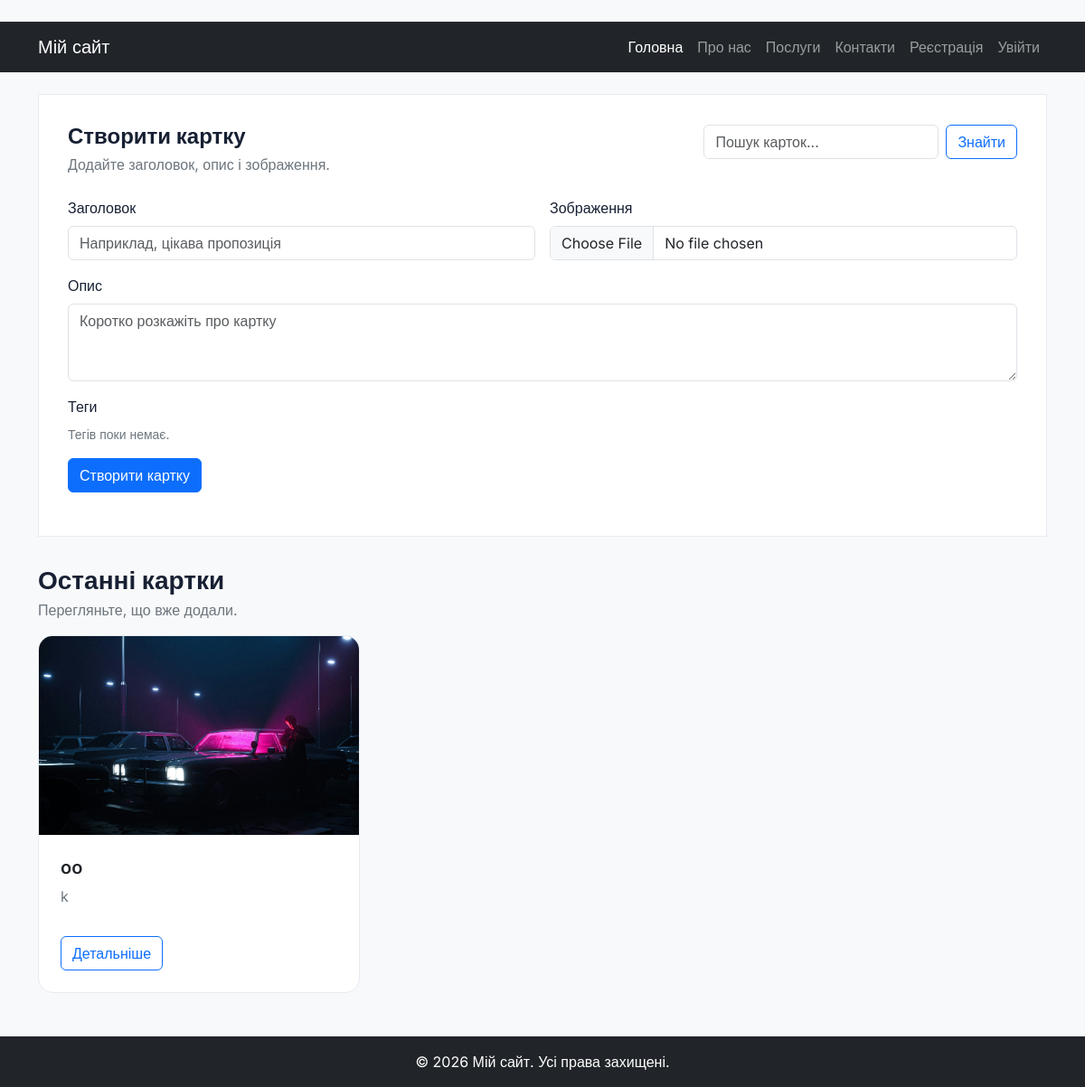
Before: / with the older database file.
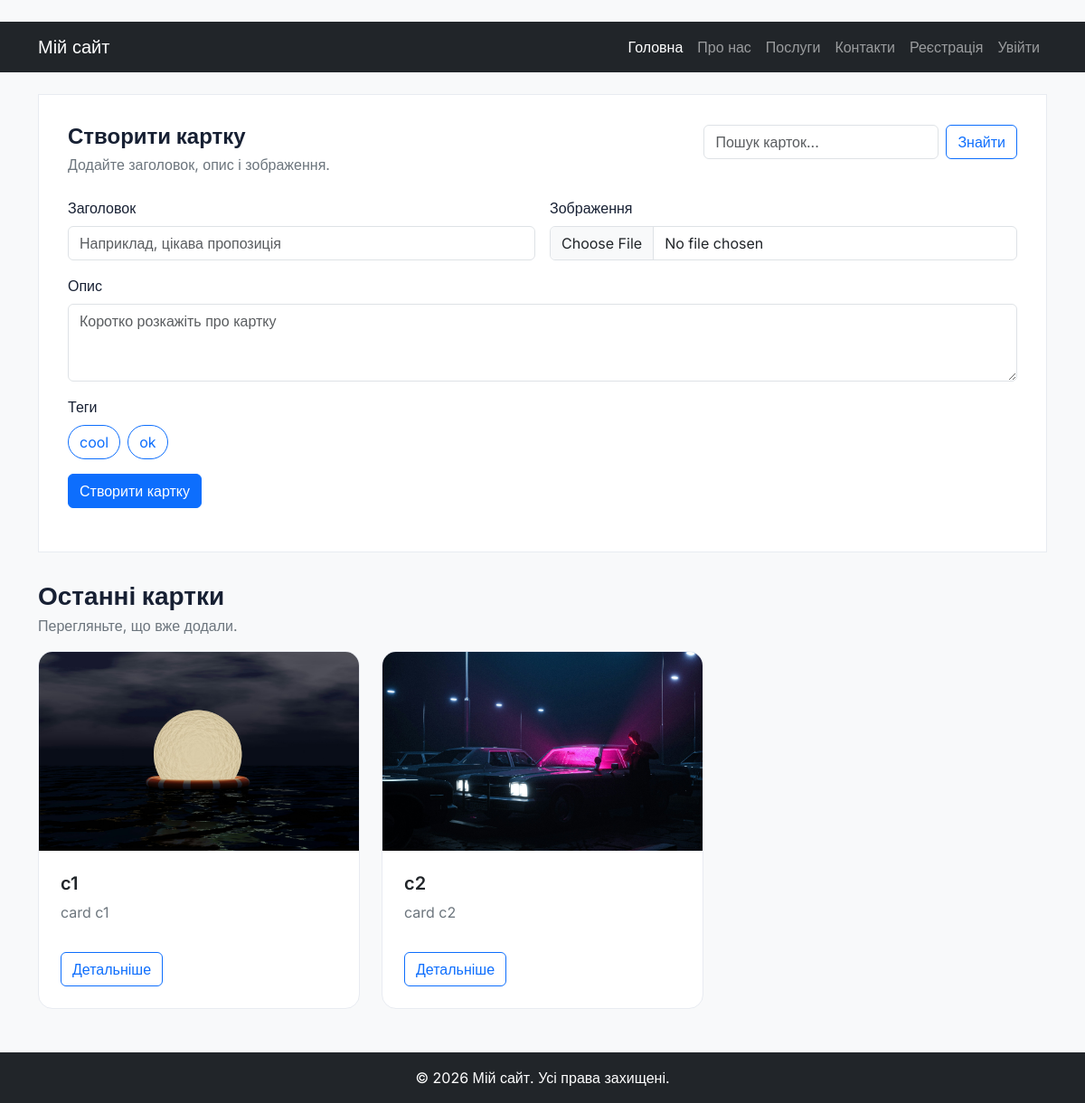
After: the same page with the newer database file.
### main/models.py (models this page shows, shortened)
class Card(models.Model):
    title = models.CharField(max_length=200)
    description = models.CharField(max_length=200)
    image = models.ImageField(upload_to='cards/')
    created_at = models.DateTimeField()
    tags = models.ManyToManyField(Tag, blank=True)

class Tag(models.Model):
    name = models.CharField(max_length=50)

### main/views.py (the view)
# urls.py: path('', views.home, name='home'),
def home(request):
    return render(request, 'main/index.html', {
        'cards': Card.objects.all(),
        'tags': Tag.objects.all(),
    })

### main/templates/main/index.html (shortened to what this page needs)
﻿{% extends 'main/layout.html' %}
{% load static %}
{% block content %}
<section class="content-panel mb-4">
    <div class="d-flex flex-column flex-lg-row justify-content-between align-items-lg-center gap-3 mb-4">
        <div>
            <h2 class="h4 fw-bold mb-1">Створити картку</h2>
            <p class="text-secondary mb-0">Додайте заголовок, опис і зображення.</p>
        </div>
        <form class="d-flex gap-2" action="{% url 'search' %}">
            <input type="search" name="title" class="form-control" placeholder="Пошук карток..." aria-label="Пошук карток" value="{{ search_title }}">
            <button class="btn btn-outline-primary" type="submit">Знайти</button>
        </form>
    </div>
    <form id="createForm" method="POST" action="{% url 'create' %}" enctype="multipart/form-data" class="row g-3 align-items-end">
        <div class="col-md-6"><label class="form-label" for="card-title">Заголовок</label><input id="card-title" type="text" name="title" class="form-control" placeholder="Наприклад, цікава пропозиція"></div>
        <div class="col-md-6"><label class="form-label" for="card-image">Зображення</label><input id="card-image" type="file" name="image" class="form-control" accept="image/*"></div>
        <div class="col-12"><label class="form-label" for="card-description">Опис</label><textarea id="card-description" name="description" class="form-control" rows="3" placeholder="Коротко розкажіть про картку"></textarea></div>
        <div class="col-12">
            <span class="form-label d-block">Теги</span>
            <div class="d-flex flex-wrap gap-2">
                {% for tag in tags %}
                <label class="btn btn-outline-primary rounded-pill" for="tag-{{ tag.id }}">{{ tag.name }}</label>
                {% empty %}
                <span class="text-secondary small">Тегів поки немає.</span>
                {% endfor %}
            </div>
        </div>
        <div class="col-12"><button class="btn btn-primary" type="submit">Створити картку</button></div>
    </form>
</section>
<section id="cards" class="pt-2">
    <div class="d-flex justify-content-between align-items-end mb-3">
        <div><h2 class="h3 fw-bold mb-1">Останні картки</h2><p class="text-secondary mb-0">Перегляньте, що вже додали.</p></div>
    </div>
    <div id="cardsList" class="row row-cols-1 row-cols-sm-2 row-cols-lg-3 g-4">
        {% for card in cards %}
            <div class="col d-flex">
                <article class="card listing-card w-100 h-100">
                    {% if card.image %}
                        <img src="{{ card.image.url }}"
                             class="card-img-top"
                             alt="{{ card.title }}">
                    {% endif %}
                    <div class="card-body d-flex flex-column p-4">
                        <h3 class="card-title h5 fw-semibold">
                            {{ card.title }}
                        </h3>
                        <p class="card-text text-secondary">
                            {{ card.description }}
                        </p>
                        <a href="{% url 'card' card.id %}"
                           class="btn btn-outline-primary mt-auto align-self-start">
                            Детальніше
                        </a>
                    </div>
                </article>
            </div>
        {% endfor %}
    </div>
</section>
{% endblock %}

### main/templates/main/layout.html (shortened to what this page needs)
{% load static %}
<html lang="uk">
<head>
    <link href="{% static 'main/css/bootstrap.min.css' %}" rel="stylesheet">
    <link href="{% static 'main/css/style.css' %}" rel="stylesheet">
</head>
<body class="bg-light">
    <nav class="navbar navbar-expand-lg navbar-dark bg-dark">
        <div class="container">
            <a class="navbar-brand" href="#">Мій сайт</a>
            <div class="collapse navbar-collapse" id="mainMenu">
                <ul class="navbar-nav ms-auto">
                    <li class="nav-item">
                        <a class="nav-link active" href="/">Головна</a>
                    </li>
                    <li class="nav-item">
                        <a class="nav-link" href="/about">Про нас</a>
                    </li>
                    <li class="nav-item">
                        <a class="nav-link" href="/services">Послуги</a>
                    </li>
                    <li class="nav-item">
                        <a class="nav-link" href="/contacts">Контакти</a>
                    </li>
                    <li class="nav-item">
                        <a class="nav-link" href="/registration">Реєстрація</a>
                    </li>
                    <li class="nav-item">
                        <a class="nav-link" href="/login">Увійти</a>
                    </li>
                </ul>
            </div>
        </div>
    </nav>
    <main class="container mt-4">
    {% block content %}
        {% endblock %}
        </main>
    <footer class="bg-dark text-white text-center py-3 mt-5">
        <div class="container">
            <p class="mb-0">© 2026 Мій сайт. Усі права захищені.</p>
        </div>
    </footer>
</body>
</html>

### main/static/main/css/style.css (style rules this page uses)
﻿ html, body { min-height: 100%; }
body { display: flex; flex-direction: column; min-height: 100vh; color: #172033; font-family: 'Inter', sans-serif; }
main { flex: 1 0 auto; width: 100%; }
footer { flex-shrink: 0; }
.auth-card, .about-panel, .contact-panel, .content-panel, .service-card { border: 1px solid #e8ebf1; background: #fff; }
.auth-card, .about-panel, .contact-panel, .content-panel, .service-card { padding: clamp(1.25rem, 3vw, 2rem); }
.listing-card { overflow: hidden; border: 1px solid #e8ebf1; border-radius: 1rem; transition: transform .2s ease, box-shadow .2s ease; }
.listing-card .card-img-top { height: 220px; object-fit: cover; }

Changed rows visible on the page:
removed Card: image (picture), title "oo", description "k"
added Tag: name "cool"
added Tag: name "ok"
added Card: image (picture), title "c1", description "card c1"
added Card: image (picture), title "c2", description "card c2"
Other visible differences:
text no longer shown: "Тегів поки немає."
